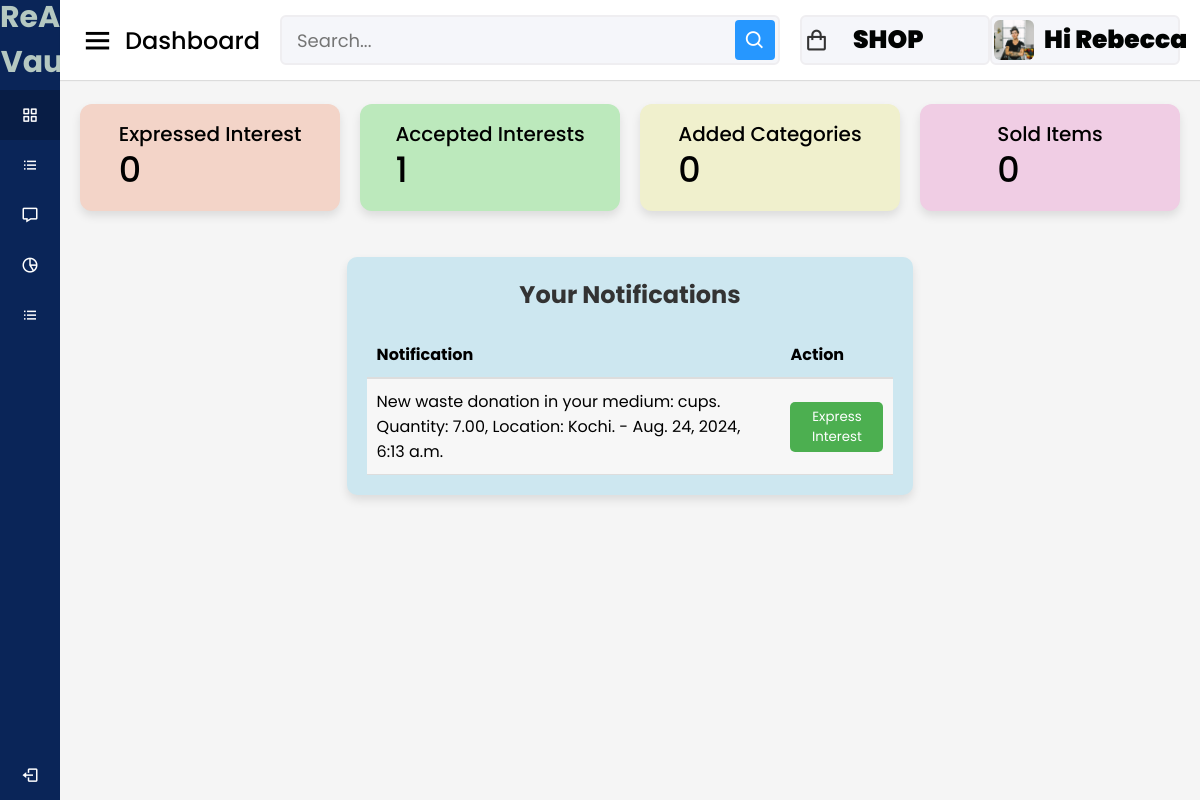
The app's page /artist/notifications/ (signed in), older data.
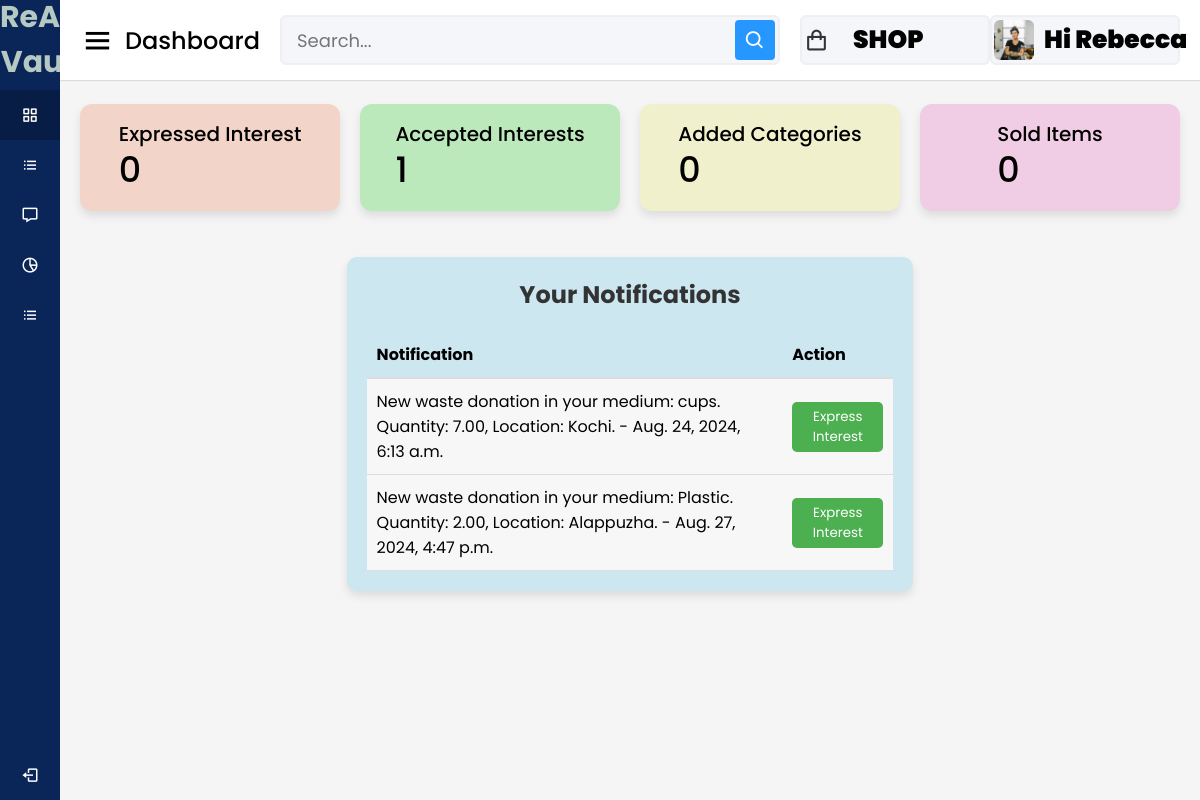
The same page, newer data.
### artist/models.py (models this page shows, shortened)
class Notification(models.Model):
    user = models.ForeignKey(User, on_delete=models.CASCADE)
    message = models.TextField()
    created_at = models.DateTimeField(auto_now_add=True)
    is_read = models.BooleanField(default=False)
    donation=models.ForeignKey('donors.Donation', on_delete=models.CASCADE, null=True,blank=True)

### artist/views.py (the view)
# urls.py: path('notifications/',views.notifications,name='notifications'),
def notifications(request):
    notifications = Notification.objects.filter(user=request.user)
    notifications.update(is_read=True)
    artist= request.user.artist
    expressed_interest_count = Interest.objects.filter(artist=artist).count()
    accepted_interest_count = InterestRequest.objects.filter(
        artist=artist,
        status='accepted'
        ).count()
    unread_count = Notification.objects.filter(user=request.user, is_read=False).count()
    context={
            'artist':artist,
            'unread_count':unread_count,
            'expressed_interest_count':expressed_interest_count,
            'accepted_interest_count':accepted_interest_count,
            'notifications': notifications
    }
    return render(request, 'artist/notifications.html', context)

### category/context_processors.py (called while the page is built)
def menu_links(request):
    links = Category.objects.all()
    return dict(links=links)

### template/artist/notifications.html (shortened to what the changed rows need)
{% load static %}
<!DOCTYPE html>
<html lang="en" dir="ltr">
<head>
  <link rel="stylesheet" href="{% static 'assets/css/styles.css' %}">
  <link href='https://unpkg.com/boxicons@2.0.7/css/boxicons.min.css' rel='stylesheet'>
</head>
<body>
  <section class="home-section">
    <div class="home-content">
      <div class="sales-boxes">
        <div class="recent-sales box" style="background-color: rgb(205, 231, 240); padding: 20px; border-radius: 10px;">
            <table style="width: 100%; border-collapse: collapse;">
                <thead>
                    <tr>
                        <th style="text-align: left; padding: 10px; border-bottom: 2px solid #ddd;">Notification</th>
                        <th style="text-align: left; padding: 10px; border-bottom: 2px solid #ddd;">Action</th>
                    </tr>
                </thead>
                <tbody>
                    {% for notification in notifications %}
                    <tr class="{% if notification.is_read %}read{% else %}unread{% endif %}"
                        style="{% if notification.is_read %}background-color: #f7f7f7;{% else %}background-color: #ffffff;{% endif %}">
                        <td style="padding: 10px; border-bottom: 1px solid #ddd;">
                            {{ notification.message }} - {{ notification.created_at }}
                        </td>
                        <td style="padding: 10px; border-bottom: 1px solid #ddd;">
                            {% if notification.donation %}
                                {% if notification.interest_request %}
                                    <p>Interest has been sent</p>
                                {% else %}
                                    <form method="post" action="{% url 'express_interest' notification.donation.id %}">
                                        <button type="submit" class="button button-express"
                                                style="background-color: #4CAF50; color: white; padding: 5px 10px; border: none; border-radius: 5px; cursor: pointer;">
                                            Express Interest
                                        </button>
                                    </form>
                                {% endif %}
                            {% else %}
                                <p>No donation available.</p>
                            {% endif %}
                        </td>
                    </tr>
                    {% endfor %}
                </tbody>
            </table>
        </div>
    </div>
    </body>
    </html>

Row changes from the older to the newer data that the page shows:
added Notification: message "New waste donation in your medium: Plastic. Quantity: 2.00, Location: Alappuzha.", created_at "Aug. 27, 2024, 4:47 p.m.", shows "Express Interest"
